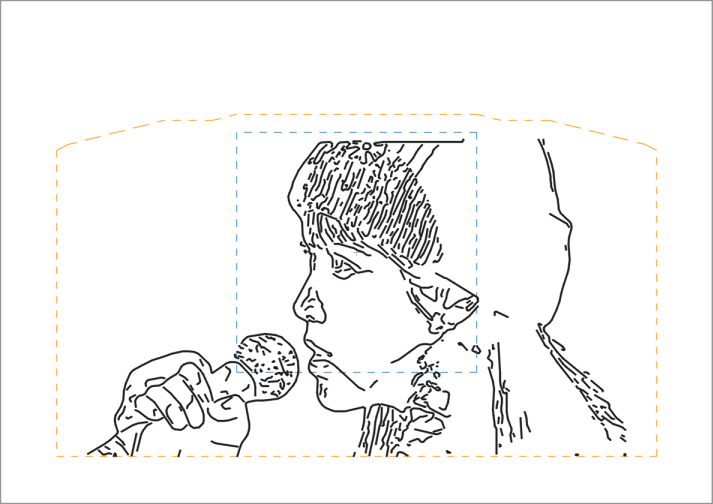
#> input picture LOG/assets/2026-09-26-bigger-drawing/photo1_mic_250mm_paper.png, 713 x 504 px
$ python sketch_step1.py ../../LOG/assets/2026-09-26-bigger-drawing/photo1_mic_250mm_paper.png
#> lines starting #> are read from the running program, lines starting #| are printed output that depends on the picture
"""
1단계: 사진 -> 스케치(엣지) 변환
================================
가장 기본적인 Canny 엣지 검출부터 시작합니다.
결과 이미지를 눈으로 보면서 파라미터를 조정해나갈 거예요.

사용법:
    python sketch_step1.py <이미지경로>
    예: python sketch_step1.py photo.jpg

필요한 패키지: pip install opencv-python matplotlib
"""

import sys
import cv2
import matplotlib.pyplot as plt


def main():
    if len(sys.argv) < 2:
        print("사용법: python sketch_step1.py <이미지경로>")
        return

    img_path = sys.argv[1]

    # 1. 이미지 읽기 (그레이스케일로)
    img = cv2.imread(img_path, cv2.IMREAD_GRAYSCALE)
#> img: shape (504, 713); min 30, max 255, mean 244.1
    if img is None:
        print(f"이미지를 읽을 수 없습니다: {img_path}")
        return

    print(f"이미지 크기: {img.shape}")
#| 이미지 크기: (504, 713)

    # 2. 노이즈 줄이기 (약한 블러)
    blurred = cv2.GaussianBlur(img, (5, 5), 0)
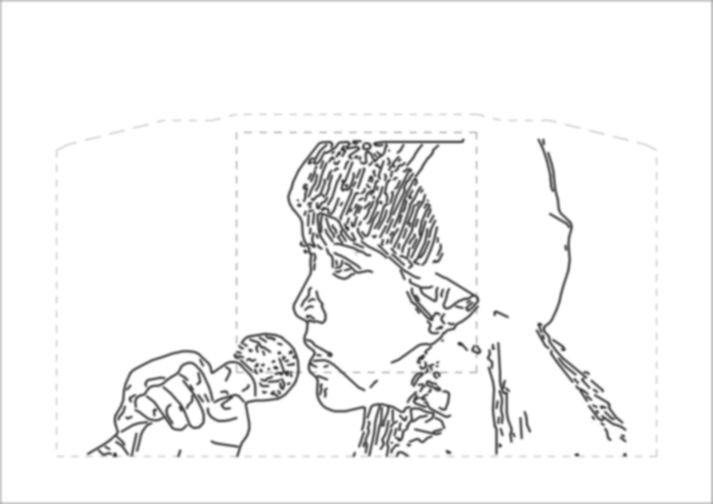
#> blurred: shape (504, 713); min 54, max 255, mean 244.3

    # 3. Canny 엣지 검출 (일단 고정 임계값으로 시작)
    #    threshold1, threshold2 값을 나중에 조정해볼 예정
    edges = cv2.Canny(blurred, threshold1=50, threshold2=150)
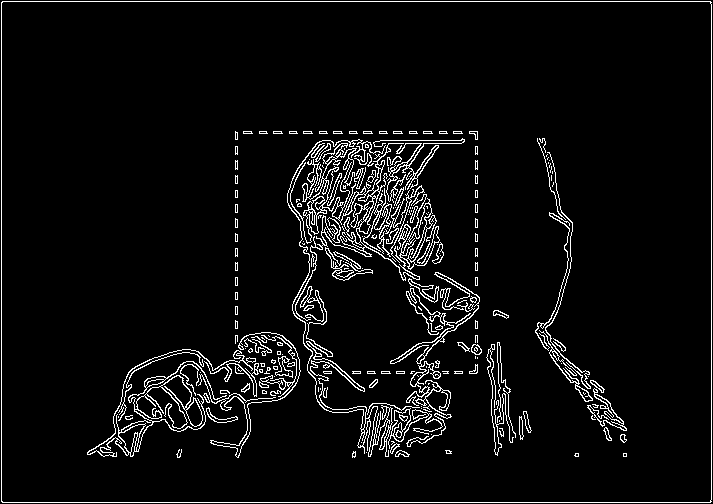
#> edges: shape (504, 713); 5.3% white in thin lines or dots

    # 4. 결과를 나란히 보여주기
    fig, axes = plt.subplots(1, 3, figsize=(15, 5))
    axes[0].imshow(img, cmap="gray")
    axes[0].set_title("Original (Grayscale)")
    axes[0].axis("off")

    axes[1].imshow(blurred, cmap="gray")
    axes[1].set_title("After Blur")
    axes[1].axis("off")

    axes[2].imshow(edges, cmap="gray")
    axes[2].set_title("Canny Edges (50, 150)")
    axes[2].axis("off")

    plt.tight_layout()
    plt.savefig("sketch_step1_result.png", dpi=150)
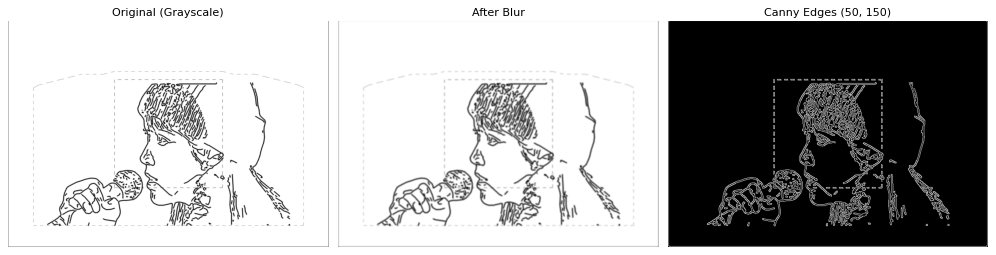
#> figure drawn by matplotlib, 3 panels
    print("결과가 sketch_step1_result.png 로 저장되었습니다.")
    plt.show()


if __name__ == "__main__":
    main()
